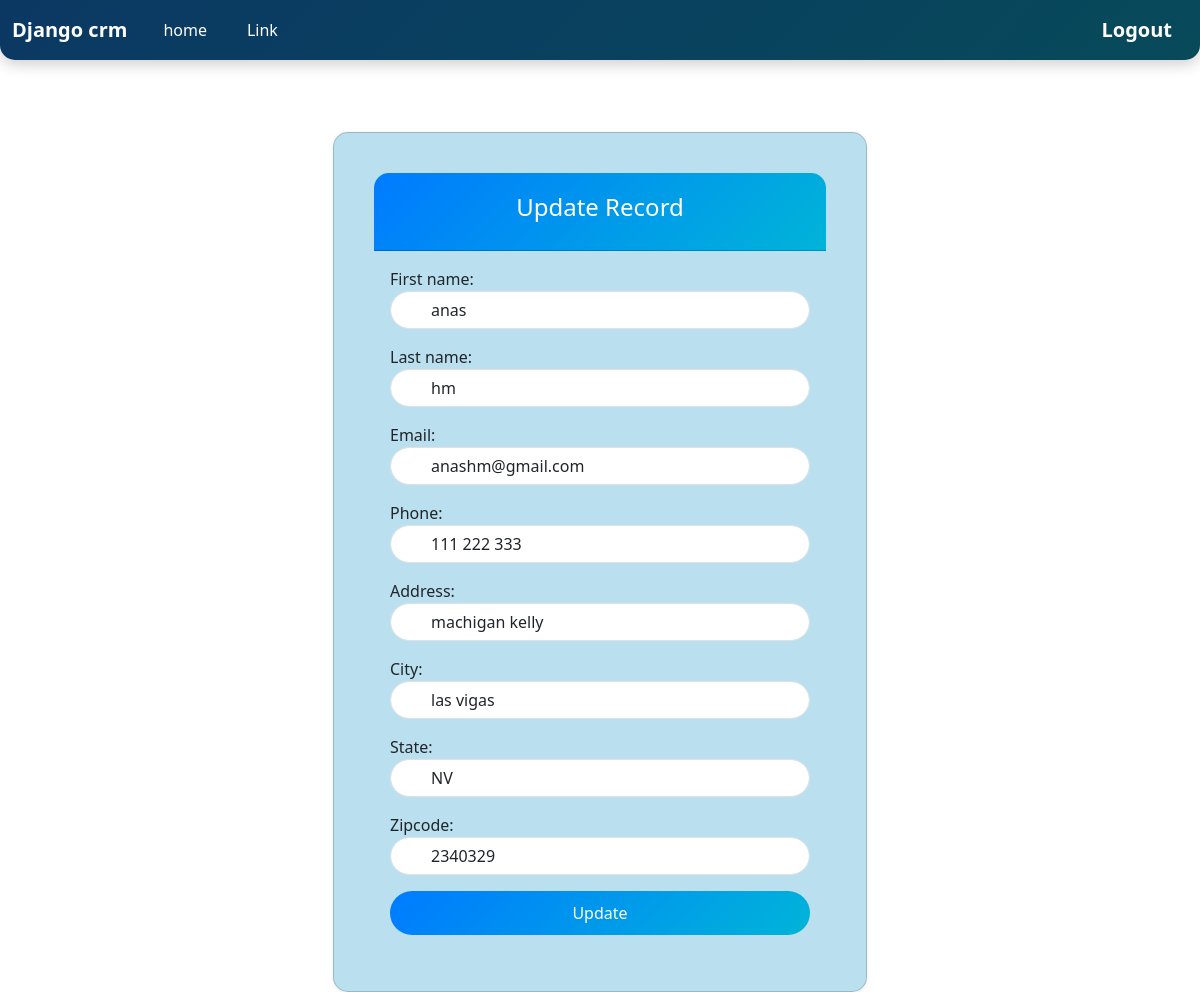
The page /update_record/1 (signed in) on the database its author committed.
### app/models.py (models this page shows, shortened)
class Record(models.Model):
    created_at = models.DateTimeField(auto_now_add=True)
    first_name = models.CharField(max_length=50)
    last_name = models.CharField(max_length=50)
    email = models.CharField(max_length=100)
    phone = models.CharField(max_length=15)
    address = models.CharField(max_length=100)
    city = models.CharField(max_length=50)
    state = models.CharField(max_length=50)
    zipcode = models.CharField(max_length=20)

### app/views.py (the view)
# urls.py: path('update_record/<int:id>', views.update_record, name='update_record'),
def update_record(request, id):
    if request.user.is_authenticated:
        current_record = Record.objects.get(pk=id)
        form = AddRecord(request.POST or None, instance=current_record)
        if form.is_valid():
            form.save()
            messages.success(request, "The record has been successfully updated!")
            return redirect('home')
        return render(request, "update_record.html", {'form': form, 'record': current_record})
    else:
        messages.error(request, "You must be logged in to perform this action.")
        return redirect('home')

### app/templates/update_record.html (shortened to what this page needs)
{% extends "base.html" %}
{% load static %}
{% block content %}
<link rel="stylesheet" href="{% static 'css/update_record.css' %}">
<div class="container mt-5">
    <div class="row justify-content-center">
        <div class="col-md-6">
            <div class="card shadow-sm registration-form">
                <div class="card-header text-center">
                    <h4>Update Record</h4>
                </div>
                <div class="card-body">
                    <form method="POST" action="{% url 'update_record' record.id %}" class="needs-validation" novalidate>
                        {{ form.as_p }}
                        <button type="submit" class="btn btn-primary w-100">Update</button>
                    </form>
                </div>
            </div>
        </div>
    </div>
</div>
{% endblock %}

### static/css/update_record.css (style rules this page uses)
body { background: url('path/to/your/background-image.jpg') no-repeat center center fixed; background-size: cover; }
.registration-form { background: rgba(179, 221, 239, 0.9); padding: 40px; border-radius: 15px; box-shadow: 0 4px 15px rgba(0, 0, 0, 0.2); }
.registration-form .card-header { background: linear-gradient(135deg, #007bff, #00b4d8); color: white; border-radius: 15px 15px 0 0; padding: 20px 0; }
.registration-form .form-control { border-radius: 25px; padding-left: 40px; }
.registration-form .btn-primary { background: linear-gradient(135deg, #007bff, #00b4d8); border: none; border-radius: 25px; padding: 10px 0; transition: background 0.3s ease; }

### rows shown on the page
Record: first_name "anas", last_name "hm", email "anashm@gmail.com", phone "111 222 333", address "machigan kelly", city "las vigas", state "NV", zipcode "2340329"
